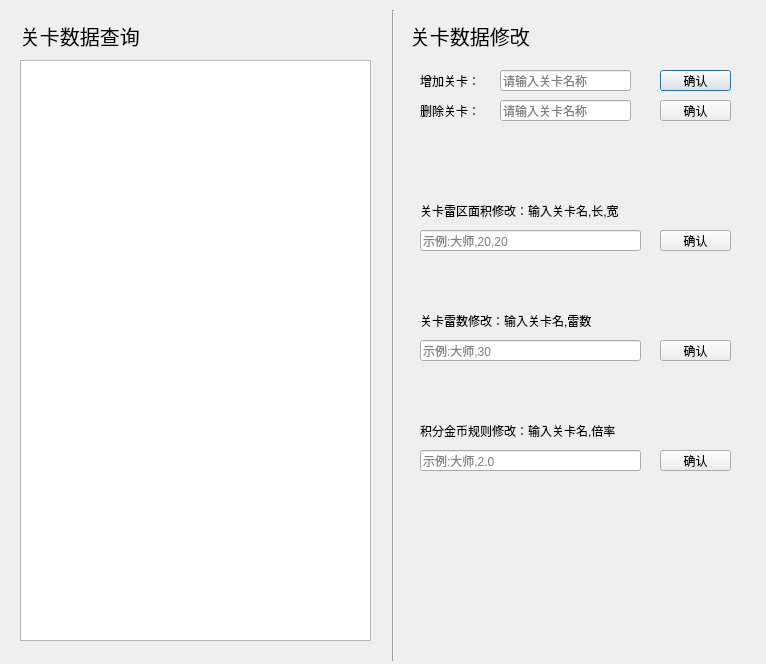
<?xml version="1.0" encoding="UTF-8"?>
<ui version="4.0">
 <class>Dialog</class>
 <widget class="QDialog" name="Dialog">
  <property name="geometry">
   <rect>
    <x>0</x>
    <y>0</y>
    <width>766</width>
    <height>664</height>
   </rect>
  </property>
  <property name="windowTitle">
   <string>Dialog</string>
  </property>
  <widget class="QLabel" name="label_1">
   <property name="geometry">
    <rect>
     <x>20</x>
     <y>20</y>
     <width>161</width>
     <height>31</height>
    </rect>
   </property>
   <property name="font">
    <font>
     <family>华文行楷</family>
     <pointsize>15</pointsize>
    </font>
   </property>
   <property name="text">
    <string>关卡数据查询</string>
   </property>
  </widget>
  <widget class="Line" name="line">
   <property name="geometry">
    <rect>
     <x>383</x>
     <y>10</y>
     <width>20</width>
     <height>651</height>
    </rect>
   </property>
   <property name="orientation">
    <enum>Qt::Vertical</enum>
   </property>
  </widget>
  <widget class="QTableView" name="tableView_level">
   <property name="geometry">
    <rect>
     <x>20</x>
     <y>60</y>
     <width>351</width>
     <height>581</height>
    </rect>
   </property>
  </widget>
  <widget class="QLabel" name="label_2">
   <property name="geometry">
    <rect>
     <x>410</x>
     <y>20</y>
     <width>161</width>
     <height>31</height>
    </rect>
   </property>
   <property name="font">
    <font>
     <family>华文行楷</family>
     <pointsize>15</pointsize>
    </font>
   </property>
   <property name="text">
    <string>关卡数据修改</string>
   </property>
  </widget>
  <widget class="QPushButton" name="pushButton_add">
   <property name="geometry">
    <rect>
     <x>660</x>
     <y>70</y>
     <width>71</width>
     <height>21</height>
    </rect>
   </property>
   <property name="text">
    <string>确认</string>
   </property>
  </widget>
  <widget class="QLineEdit" name="lineEdit_add">
   <property name="geometry">
    <rect>
     <x>500</x>
     <y>70</y>
     <width>131</width>
     <height>21</height>
    </rect>
   </property>
   <property name="inputMask">
    <string/>
   </property>
   <property name="frame">
    <bool>true</bool>
   </property>
   <property name="readOnly">
    <bool>false</bool>
   </property>
   <property name="placeholderText">
    <string>请输入关卡名称</string>
   </property>
  </widget>
  <widget class="QLabel" name="label_add">
   <property name="geometry">
    <rect>
     <x>420</x>
     <y>70</y>
     <width>71</width>
     <height>21</height>
    </rect>
   </property>
   <property name="text">
    <string>增加关卡：</string>
   </property>
  </widget>
  <widget class="QLineEdit" name="lineEdit_delete">
   <property name="geometry">
    <rect>
     <x>500</x>
     <y>100</y>
     <width>131</width>
     <height>21</height>
    </rect>
   </property>
   <property name="readOnly">
    <bool>false</bool>
   </property>
   <property name="placeholderText">
    <string>请输入关卡名称</string>
   </property>
  </widget>
  <widget class="QPushButton" name="pushButton_delete">
   <property name="geometry">
    <rect>
     <x>660</x>
     <y>100</y>
     <width>71</width>
     <height>21</height>
    </rect>
   </property>
   <property name="text">
    <string>确认</string>
   </property>
  </widget>
  <widget class="QLabel" name="label_delete">
   <property name="geometry">
    <rect>
     <x>420</x>
     <y>100</y>
     <width>71</width>
     <height>21</height>
    </rect>
   </property>
   <property name="text">
    <string>删除关卡：</string>
   </property>
  </widget>
  <widget class="QPushButton" name="pushButton_areachange">
   <property name="geometry">
    <rect>
     <x>660</x>
     <y>230</y>
     <width>71</width>
     <height>21</height>
    </rect>
   </property>
   <property name="text">
    <string>确认</string>
   </property>
  </widget>
  <widget class="QLineEdit" name="lineEdit_areachange">
   <property name="geometry">
    <rect>
     <x>420</x>
     <y>230</y>
     <width>221</width>
     <height>21</height>
    </rect>
   </property>
   <property name="readOnly">
    <bool>false</bool>
   </property>
   <property name="placeholderText">
    <string>示例:大师,20,20</string>
   </property>
  </widget>
  <widget class="QLabel" name="label_areachange">
   <property name="geometry">
    <rect>
     <x>420</x>
     <y>200</y>
     <width>311</width>
     <height>21</height>
    </rect>
   </property>
   <property name="text">
    <string>关卡雷区面积修改：输入关卡名,长,宽</string>
   </property>
  </widget>
  <widget class="QLabel" name="label_minechange">
   <property name="geometry">
    <rect>
     <x>420</x>
     <y>310</y>
     <width>311</width>
     <height>21</height>
    </rect>
   </property>
   <property name="text">
    <string>关卡雷数修改：输入关卡名,雷数</string>
   </property>
  </widget>
  <widget class="QPushButton" name="pushButton_minechange">
   <property name="geometry">
    <rect>
     <x>660</x>
     <y>340</y>
     <width>71</width>
     <height>21</height>
    </rect>
   </property>
   <property name="text">
    <string>确认</string>
   </property>
  </widget>
  <widget class="QLineEdit" name="lineEdit_minechange">
   <property name="geometry">
    <rect>
     <x>420</x>
     <y>340</y>
     <width>221</width>
     <height>21</height>
    </rect>
   </property>
   <property name="readOnly">
    <bool>false</bool>
   </property>
   <property name="placeholderText">
    <string>示例:大师,30</string>
   </property>
  </widget>
  <widget class="QLabel" name="label_goldchange">
   <property name="geometry">
    <rect>
     <x>420</x>
     <y>420</y>
     <width>311</width>
     <height>21</height>
    </rect>
   </property>
   <property name="text">
    <string>积分金币规则修改：输入关卡名,倍率</string>
   </property>
  </widget>
  <widget class="QPushButton" name="pushButton_goldchange">
   <property name="geometry">
    <rect>
     <x>660</x>
     <y>450</y>
     <width>71</width>
     <height>21</height>
    </rect>
   </property>
   <property name="text">
    <string>确认</string>
   </property>
  </widget>
  <widget class="QLineEdit" name="lineEdit_goldchange">
   <property name="geometry">
    <rect>
     <x>420</x>
     <y>450</y>
     <width>221</width>
     <height>21</height>
    </rect>
   </property>
   <property name="readOnly">
    <bool>false</bool>
   </property>
   <property name="placeholderText">
    <string>示例:大师,2.0</string>
   </property>
  </widget>
 </widget>
 <resources/>
 <connections/>
</ui>
